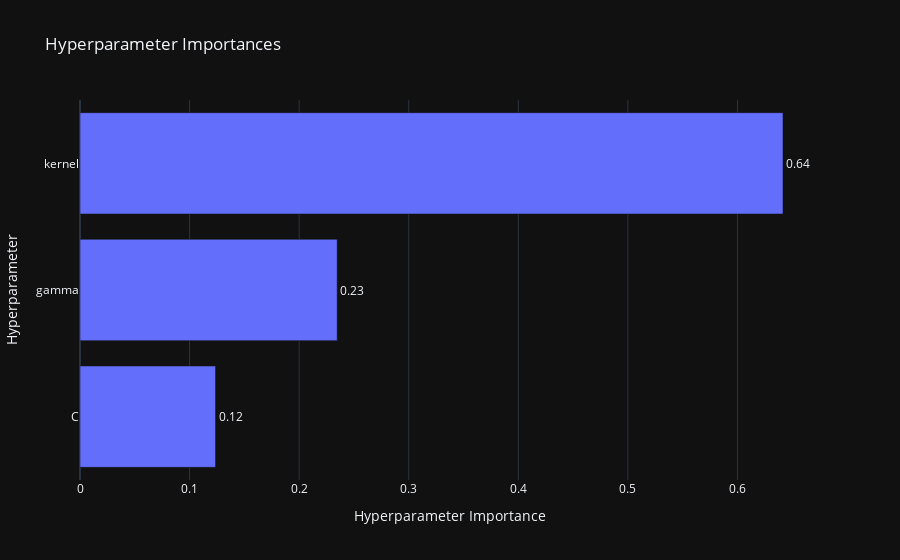

Notebook code cell kept with this figure:
### Code cell
vis.plot_param_importances(study)

### Figure 1 — Plotly figure (JSON) as saved in the notebook; plotly's stock layout.template omitted (floating-point values rounded to 4 significant figures)
{"data": [{"cliponaxis": false, "hovertemplate": ["C (FloatDistribution): 0.12370871181806606<extra></extra>", "gamma (FloatDistribution): 0.23472652105379152<extra></extra>", "kernel (CategoricalDistribution): 0.6415647671281425<extra></extra>"], "name": "Objective Value", "orientation": "h", "text": ["0.12", "0.23", "0.64"], "textposition": "outside", "x": [0.1237, 0.2347, 0.6416], "y": ["C", "gamma", "kernel"], "type": "bar"}], "layout": {"title": {"text": "Hyperparameter Importances"}, "xaxis": {"title": {"text": "Hyperparameter Importance"}}, "yaxis": {"title": {"text": "Hyperparameter"}}}}
